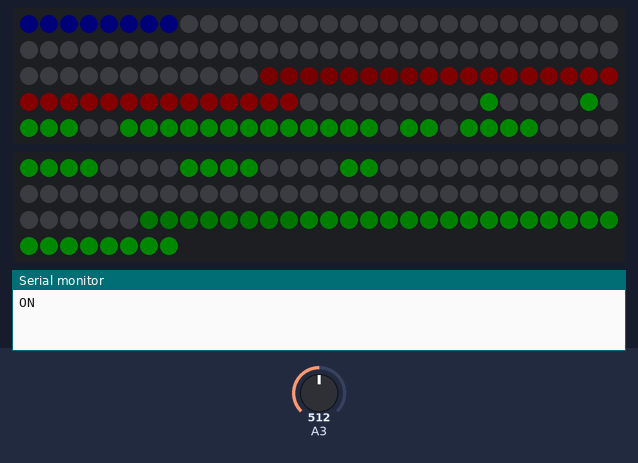
This sketch was run on a simulated Arduino Uno, built with avr-gcc and run on an emulated ATmega328P. Shown: 150 RGB LEDs in strip order, left to right, continuing on the next row, 98 RGB LEDs in strip order, left to right, continuing on the next row, the last lines printed to the serial monitor. Inputs (shaded band) come from the test bench; at power-on: A3 = 512. Dim RGB values are drawn brighter than linear; colours are those a GRB WS2812 strip shows for the declared byte order; random numbers use the default seed unless the sketch sets one.

Above: at 4.5 s.
At 10.6 s:
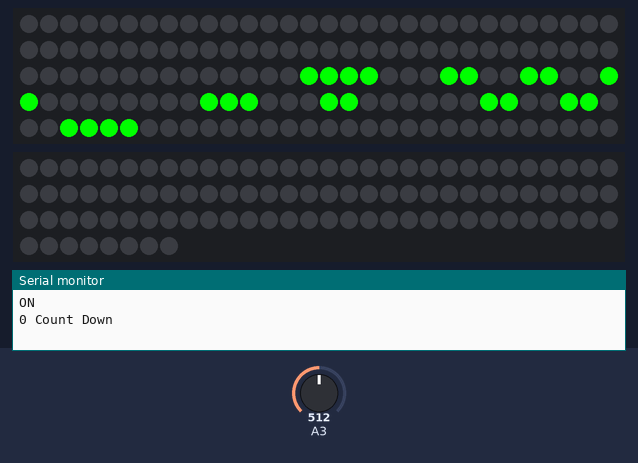
10.7 s: A3 set to 490
13.7 s: A3 set to 510
At 16.02 s:
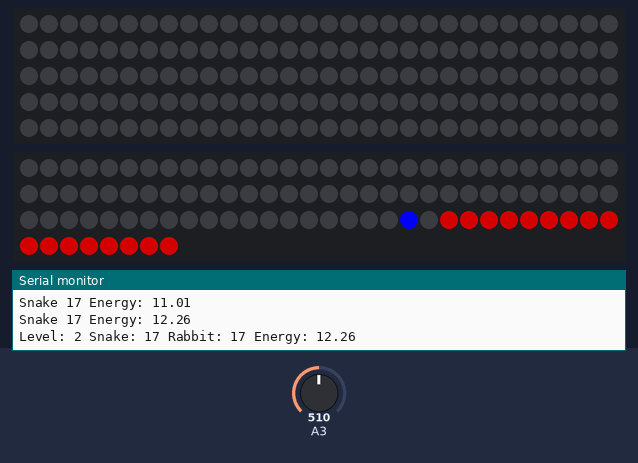
16.1 s: A3 set to 306
At 29.5 s:
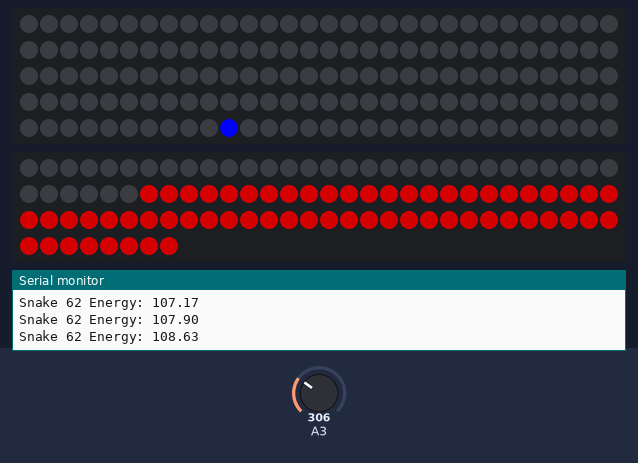

The sketch:

light-box.ino
```cpp
#include "FastLED.h"
#include "digits.h"
// How many leds in your strip?
#define NUM_LEDS_1 150
#define NUM_LEDS_2 98

#define NUM_LEDS NUM_LEDS_1 + NUM_LEDS_2

#define LEDS_PER_ROW 8
#define NUM_ROWS 31


// For led chips like Neopixels, which have a data line, ground, and power, you just
// need to define DATA_PIN.  For led chipsets that are SPI based (four wires - data, clock,
// ground, and power), like the LPD8806 define both DATA_PIN and CLOCK_PIN
#define DATA_PIN_1 7
#define DATA_PIN_2 8


#define KNOB_PIN A1


#define MAX_ENERGY 500

#define START_RABBIT_POS 22
#define START_SNAKE_LENGTH 12


CRGB leds[NUM_LEDS];

int last_val = -1;

enum {  WAITING, COUNT_DOWN, START_GAME, PLAYING, WIN, LOSE, END_GAME };

int state = WAITING;

const int numReadings = 10;
float readings[numReadings];      // the readings from the analog input
int index = 0;                  // the index of the current reading
float total = 0;                  // the running total
float average = 0;                // the average

float currentValue = 0;
float energy = 0;

int val;

long max_energy = MAX_ENERGY;

unsigned long last_twinkle = 0;
unsigned char hue = 0;
int run_time = 0;
unsigned long last_read = 0;
unsigned long last_draw = 0;

int dt = 0;

bool running = false;

int count = 0;

//Game variables
int snake_length = 3;
int rabbit_pos = 22;
unsigned long game_time;
int level = 1;
int LEVEL_TIME[] = {55000, 50000, 48000, 45000, 40000, 15000, 14000, 13000, 12000, 10000};

void fadeAll()  {
  for (int i = 0; i < NUM_LEDS; i++) {
    leds[i].nscale8(250);

  }
  FastLED.show();
}
void light_row(int row, CRGB colour) {

  if (row > NUM_ROWS) {
    return;
  }

  for (int i = 0; i <  LEDS_PER_ROW; i++) {
    int pixel = (LEDS_PER_ROW * row) + i;
    leds[NUM_LEDS - pixel - 1] = colour;
  }

}

void show_logo() {
  count = random(23) * 8;
  for (int j = 0; j < 8; j++) {
    byte line = M_LOGO[j];

    //Serial.println(line);

    for (byte mask = 00000001; mask > 0; mask <<= 1) { //iterate through bit mask

      if (line & mask) {
        leds[count] = CRGB::Red;
        //Serial.print("*");
      } else {
        //Serial.print(" ");
        leds[count] = CRGB::Black;
      }
      count++;
    }
    ///Serial.println();
  }
  FastLED.show();
}


void setup() {

  Serial.begin(115200);
  Serial.println("ON");

  //FastLED.addLeds<NEOPIXEL, DATA_PIN>(leds, NUM_LEDS);
  FastLED.addLeds<WS2812, DATA_PIN_1, RGB>(leds, 0, NUM_LEDS_1);
  FastLED.addLeds<WS2812, DATA_PIN_2, RGB>(leds, NUM_LEDS_1, NUM_LEDS_2);

  for (int i = 0; i < NUM_ROWS; i++) {
    hue = map(i, 0, NUM_ROWS, 0, 160);
    light_row(i, CHSV(hue, 255, 255));

  }
  FastLED.show();

  show_logo();

  //unsigned long start_time = millis();
  while (leds[0].b > 2) {
    fadeAll();
    delay(30);
  }

  // initialise array

  for (int thisReading = 0; thisReading < numReadings; thisReading++) {
    readings[thisReading] = 0;
  }
  //allOff();
  last_read = millis();
}


void readADC() {

  dt = (millis() - last_read);
  last_read = millis();

  total = total - readings[index];
  readings[index] = map(analogRead(A3), 0, 1024, 0, 60); //Raw data reading

  total = total + readings[index];
  index = index + 1;
  if (index >= numReadings) {
    index = 0;
  }

  average = total / numReadings; //Smoothing algorithm (http://www.arduino.cc/en/Tutorial/Smoothing)

  if (average != currentValue) {
    //Serial.println(average);
  }

  currentValue = average;


  if (average > 2) {
    if (!running) {
      running = true;
      //Serial.println("0 running");
    }
    energy += ((average * dt) / 1000);
    run_time += dt;


  }
  else {


    if (energy <= 0) {
      if (running) {
        running = false;
        //Serial.println("0 stopped");
        energy = 0;
        last_twinkle = millis() + 5000;
      }

    } else {
      //energy -= 10;
      run_time -= dt;
    }

    //energy -= 100;
  }

  if (energy > max_energy) {
    energy = max_energy + 1;
  }

  //if (running)
  //  Serial.println(energy);


}


void colours() {
  hue += 30;
  CRGB col = CHSV(hue, 255, 255);
  for (int i = 0; i < NUM_LEDS; i++) {
    leds[i] = col;
  }
  FastLED.show();
}


void draw_lines() {


  if (millis() - last_draw >  300) {

    //max_energy = int(map(analogRead(KNOB_PIN), 2, 1024, 0, MAX_ENERGY));

    if (energy > max_energy) {
      colours();
    } else {
      val = map(energy, 0, max_energy, 0, NUM_ROWS);
      val = constrain(val, 0, 31);

      //last_twinkle = millis() - 3000;
      Serial.print("val\t");
      Serial.println(val);

      for (int i = 0; i < NUM_ROWS; i++) {
        hue = 160 - map(i, 0, NUM_ROWS, 0, 160);
        if (i <= val) {
          light_row(i, CHSV(hue, 255, 255));
        } else {
          light_row(i, CRGB::Black);

        }

      }
      FastLED.show();
    }

    last_draw = millis();

  }
}

void twinkle() {
  //fadeAll();
  if (millis() - last_twinkle > 1000) {
    hue += 30;
    leds[random(NUM_LEDS)] = CHSV(hue, 255, 255);
    last_twinkle = millis();

  }
  FastLED.show();

}

int matrix_row = NUM_ROWS;
int matrix_col = random(LEDS_PER_ROW);

void matrix() {

  for (int i = 0; i < NUM_LEDS; i++) {
    leds[i].nscale8(240);
  }

  if (matrix_row <= 0) {
    matrix_row = NUM_ROWS;
    matrix_col = random(LEDS_PER_ROW);
    hue += 42;
  }

  if (millis() - last_twinkle > 100) {
    last_twinkle = millis();
    matrix_row--;
    int pixel = ((LEDS_PER_ROW) * (matrix_row) ) + matrix_col;

    if (matrix_row % 2) {
      pixel  = ((LEDS_PER_ROW) * (matrix_row) ) + (LEDS_PER_ROW - 1 - matrix_col);
      //pixel += 1;
    }
    leds[NUM_LEDS - pixel - 1] = CHSV(hue, 255, 255);

    FastLED.show();

  }


}

void show_digit(int digit) {
  //FastLED.clear();
  int start_row = 8;
  for (int row = 0; row < 8; row++) {
    byte line = DIGITS[digit][row];

    //Serial.println(line);
    int col = 0;
    for (byte mask = 00000001; mask > 0; mask <<= 1) { //iterate through bit mask
      //int pixel = ((start_row + row) * 8) +  col;
      int pixel  = ((start_row + row) * 8) + (7 - col);

      if ((start_row + row) % 2) {
        //pixel  = ((start_row + row) * 8) + (7 - col);
        pixel = ((start_row + row) * 8) +  col;//pixel += 1;
      }

      if (line & mask) {
        leds[pixel] = CRGB::Red;
        //Serial.print("*");
      } else {
        //Serial.print(" ");
        leds[pixel] = CRGB::Black;
      }
      //Serial.println(pixel);

      col++;
    }
    //Serial.println();
  }
  FastLED.show();
}


//Show 3 to 1 count_down
void count_down() {
  FastLED.clear();
  // FastLED.show();
  show_digit(3);
  delay(1000);
  show_digit(2);
  delay(1000);
  show_digit(1);
  delay(1000);
  FastLED.clear();
  FastLED.show();


}

void draw_game() {

  FastLED.clear();

  //Draw Snake
  for (int i = 0; i < snake_length; i++) {
    leds[NUM_LEDS - 1 - i] = CRGB::Green;
  }

  //Draw Player
  leds[NUM_LEDS - 1 - rabbit_pos] = CRGB::Blue;

  FastLED.show();
  last_draw = millis();
}


unsigned long fade_time = millis();
unsigned long last_run = millis();
int prev_snake = -1;
int prev_rabbit = -1;

void loop() {

  switch (state) {
  case WAITING:
    readADC();

    if (!running) {
      fadeAll();
      if (millis() - fade_time > 5000) {
        show_logo();
        fade_time = millis();
      }

      //twinkle();
      //matrix();
    } else {
      if (millis() - last_run > 10000) {
        state = COUNT_DOWN;
      }
    }

    delay(30);

    break;
  case COUNT_DOWN:
    Serial.println("0 Count Down");

    count_down();
    state = START_GAME;

    break;
  case START_GAME:
    energy = 0;
    rabbit_pos = START_RABBIT_POS;
    snake_length = START_SNAKE_LENGTH;
    state = PLAYING;
    game_time = millis();
    last_read = millis();
    break;

  case PLAYING:
    readADC();

    snake_length = map(energy, 0, MAX_ENERGY, START_SNAKE_LENGTH, NUM_LEDS - 1);
    rabbit_pos = map(millis() - game_time, 0, LEVEL_TIME[level], START_RABBIT_POS, NUM_LEDS - 1);
    if (snake_length != prev_snake) {
      Serial.print("Snake ");
      Serial.print(snake_length);
      Serial.print(" Energy: ");
      Serial.println(energy);

    }

    if (snake_length >= rabbit_pos) {
      state = WIN;
      Serial.print("Level: ");
      Serial.print(level);
      Serial.print(" Snake: ");
      Serial.print(snake_length);
      Serial.print(" Rabbit: ");
      Serial.print(rabbit_pos);
      Serial.print(" Energy: ");
      Serial.println(energy);


    }
    else if (rabbit_pos >= NUM_LEDS - 1) {
      state = LOSE;
    } else {
      draw_game();
    }

    delay(30);
    break;

  case WIN:
    //Serial.print("0 Win ");
    //Serial.println(level);
    for (int i = 0; i < NUM_LEDS; i++) {
      leds[i] = CRGB::Green;
    }
    FastLED.show();
    while (leds[0].g > 0) {
      fadeAll();
      delay(5);
    }
    level++;
    if (level > 9) {
      state = END_GAME;
      break;
    }
    show_digit(level);
    delay(500);
    FastLED.clear();
    energy = 0;
    state = START_GAME;
    //rabbit_pos = START_PLAYER_POS;
    //snake_length = START_SNAKE_LENGTH;
    break;

  case LOSE:
    Serial.println("0 Lose");

    for (int i = 0; i < NUM_LEDS; i++) {
      leds[i] = CRGB::Red;
    }

    FastLED.show();
    while (leds[0].r > 0) {
      fadeAll();
      delay(30);
    }
    state = END_GAME;
    break;

  case END_GAME:
    energy = 0;
    level = 0;
    FastLED.clear();
    FastLED.show();
    last_run = millis();
    running = false;
    //delay(3000);
    state = WAITING;
    break;
  }


}
```

digits.h
```cpp
#ifndef __INC_DIGITS_H
#define __INC_DIGITS_H

const byte M_LOGO[8] =
{
  B00000000,
  B01000010,
  B11100111,
  B11111111,
  B11011011,
  B11000011,
  B11000011,
  B11000011
};


const byte DIGITS[][8] = {
{
  B00000000,
  B00111100,
  B01100110,
  B01101110,
  B01110110,
  B01100110,
  B01100110,
  B00111100
},{
  B00000000,
  B00011000,
  B00011000,
  B00111000,
  B00011000,
  B00011000,
  B00011000,
  B01111110
},{
  B00000000,
  B00111100,
  B01100110,
  B00000110,
  B00001100,
  B00110000,
  B01100000,
  B01111110
},{
  B00000000,
  B00111100,
  B01100110,
  B00000110,
  B00011100,
  B00000110,
  B01100110,
  B00111100
},{
  B00000000,
  B00001100,
  B00011100,
  B00101100,
  B01001100,
  B01111110,
  B00001100,
  B00001100
},{
  B00000000,
  B01111110,
  B01100000,
  B01111100,
  B00000110,
  B00000110,
  B01100110,
  B00111100
},{
  B00000000,
  B00111100,
  B01100110,
  B01100000,
  B01111100,
  B01100110,
  B01100110,
  B00111100
},{
  B00000000,
  B01111110,
  B01100110,
  B00001100,
  B00001100,
  B00011000,
  B00011000,
  B00011000
},{
  B00000000,
  B00111100,
  B01100110,
  B01100110,
  B00111100,
  B01100110,
  B01100110,
  B00111100
},{
  B00000000,
  B00111100,
  B01100110,
  B01100110,
  B00111110,
  B00000110,
  B01100110,
  B00111100
}};
const int DIGITS_LEN = sizeof(DIGITS)/8;
#endif
```

Measured:
- what the display in image 0 shows lasts 5.6 s, from 4.5 s to 10.1 s
